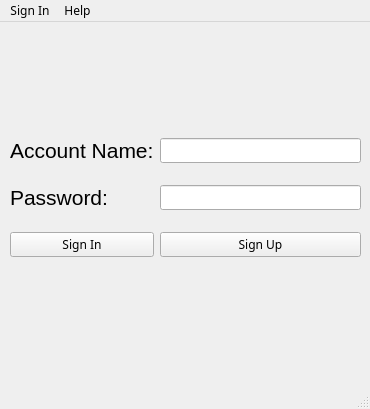
<?xml version="1.0" encoding="UTF-8"?>
<ui version="4.0">
 <class>MainWindow</class>
 <widget class="QMainWindow" name="MainWindow">
  <property name="enabled">
   <bool>true</bool>
  </property>
  <property name="geometry">
   <rect>
    <x>0</x>
    <y>0</y>
    <width>370</width>
    <height>409</height>
   </rect>
  </property>
  <property name="font">
   <font>
    <family>Agency FB</family>
   </font>
  </property>
  <property name="windowTitle">
   <string>MainWindow</string>
  </property>
  <widget class="QWidget" name="centralwidget">
   <property name="autoFillBackground">
    <bool>true</bool>
   </property>
   <widget class="QWidget" name="layoutWidget">
    <property name="geometry">
     <rect>
      <x>10</x>
      <y>100</y>
      <width>351</width>
      <height>151</height>
     </rect>
    </property>
    <layout class="QGridLayout" name="gridLayout_2" rowstretch="0,0,0">
     <item row="1" column="1">
      <widget class="QLineEdit" name="passwordtext"/>
     </item>
     <item row="2" column="0">
      <widget class="QPushButton" name="SignIn">
       <property name="text">
        <string>Sign In</string>
       </property>
      </widget>
     </item>
     <item row="2" column="1">
      <widget class="QPushButton" name="SignUp">
       <property name="text">
        <string>Sign Up</string>
       </property>
      </widget>
     </item>
     <item row="1" column="0">
      <widget class="QLabel" name="Password">
       <property name="font">
        <font>
         <family>Arial</family>
         <pointsize>16</pointsize>
        </font>
       </property>
       <property name="text">
        <string>Password:</string>
       </property>
      </widget>
     </item>
     <item row="0" column="1">
      <widget class="QLineEdit" name="accounttext"/>
     </item>
     <item row="0" column="0">
      <widget class="QLabel" name="accountName">
       <property name="font">
        <font>
         <family>Arial</family>
         <pointsize>16</pointsize>
        </font>
       </property>
       <property name="text">
        <string>Account Name:</string>
       </property>
      </widget>
     </item>
    </layout>
   </widget>
  </widget>
  <widget class="QMenuBar" name="menubar">
   <property name="geometry">
    <rect>
     <x>0</x>
     <y>0</y>
     <width>370</width>
     <height>20</height>
    </rect>
   </property>
   <widget class="QMenu" name="menuSign_In">
    <property name="title">
     <string>Sign In</string>
    </property>
    <addaction name="actionExit"/>
    <addaction name="actionSave_account"/>
   </widget>
   <widget class="QMenu" name="menuHelp">
    <property name="title">
     <string>Help</string>
    </property>
    <addaction name="actionWebsite"/>
    <addaction name="actionDocuments"/>
   </widget>
   <addaction name="menuSign_In"/>
   <addaction name="menuHelp"/>
  </widget>
  <widget class="QStatusBar" name="statusbar"/>
  <action name="actionExit">
   <property name="text">
    <string>Exit</string>
   </property>
   <property name="shortcut">
    <string>Ctrl+Q</string>
   </property>
  </action>
  <action name="actionSave_account">
   <property name="text">
    <string>Save account</string>
   </property>
  </action>
  <action name="actionWebsite">
   <property name="text">
    <string>Website</string>
   </property>
  </action>
  <action name="actionDocuments">
   <property name="text">
    <string>Documents</string>
   </property>
  </action>
 </widget>
 <resources/>
 <connections/>
</ui>
